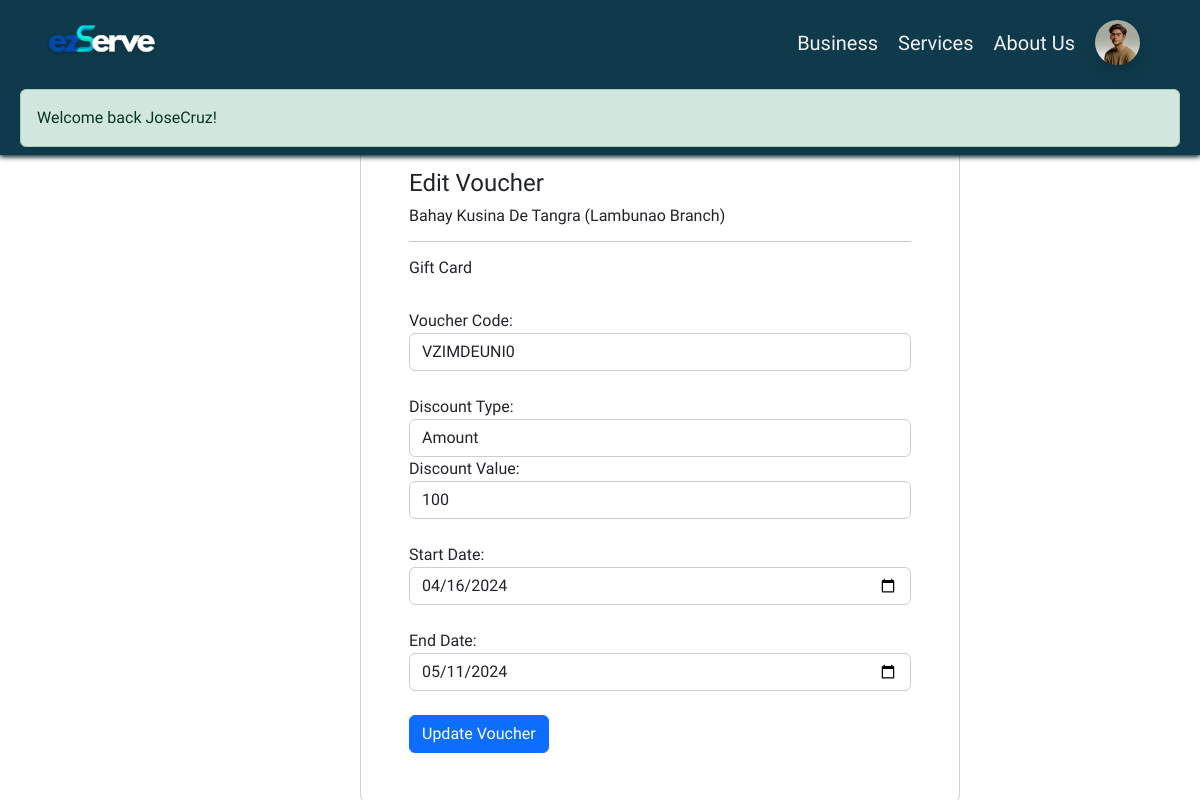
The page /?page=edit_voucher&id=292 (signed in) on the database as committed earlier.
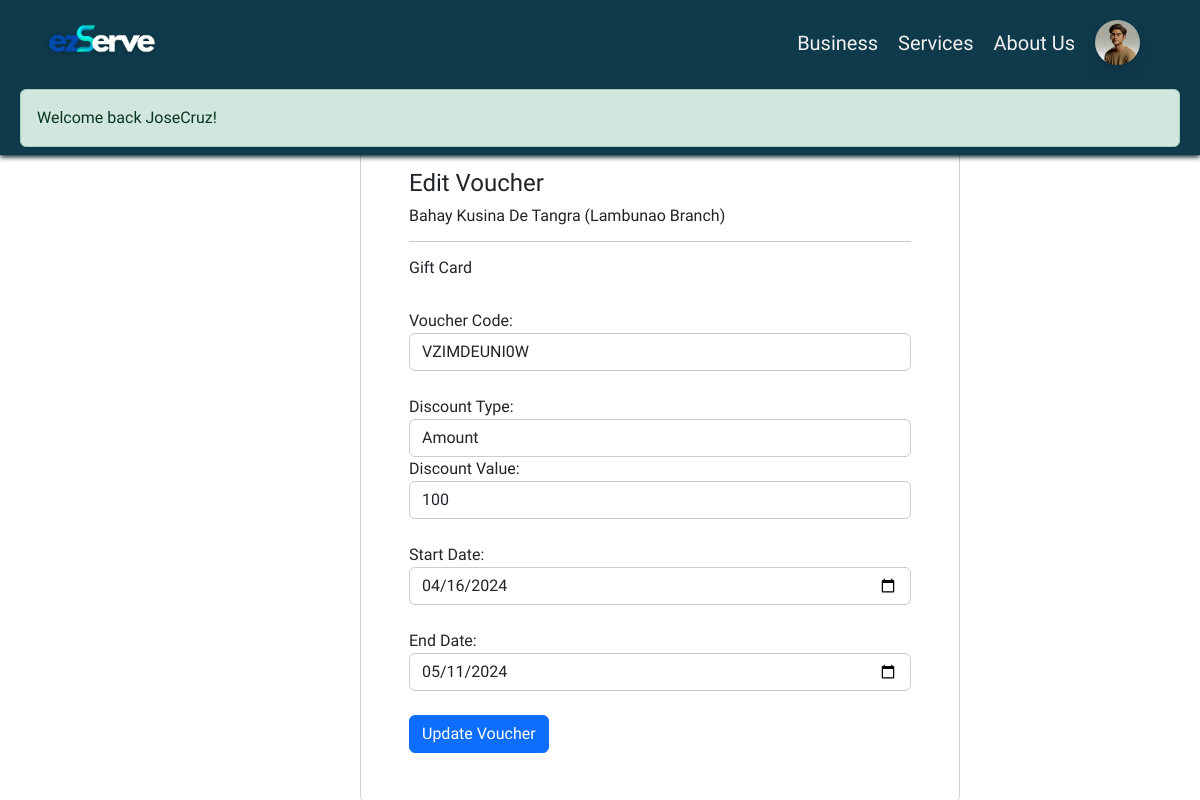
The same page on the database as committed later.
### tables this page shows
CREATE TABLE `voucher` (
  `voucherID` int(255) NOT NULL,
  `ownerID` int(11) NOT NULL,
  `businessCode` int(11) DEFAULT NULL,
  `branchCode` int(11) DEFAULT NULL,
  `packCode` int(11) NOT NULL,
  `voucherCode` varchar(200) NOT NULL,
  `voucherType` varchar(100) NOT NULL,
  `min_spend` int(100) NOT NULL,
  `discountValue` int(100) NOT NULL,
  `discountType` varchar(100) NOT NULL,
  `startDate` date NOT NULL,
  `endDate` date NOT NULL,
  `creationDate` date NOT NULL DEFAULT current_timestamp()
);

### app/functions/userFunction.php (called while the page is built, shortened)
<?php
function viewUser($userID) {
    global $DB;
    $usertype = $_SESSION[AUTH_TYPE];
    if ($usertype === 'client') {
        $query = $DB->prepare("SELECT * FROM client WHERE clientID = ?");
    } elseif ($usertype === 'business owner') {
        $query = $DB->prepare("SELECT * FROM business_owner WHERE ownerID = ?");
    } else {
        return null;
    }
    $query->bind_param("i", $userID);
    $query->execute();
    $result = $query->get_result();
    $user = $result->fetch_object();
    return $user;
}
?>

### index.php (called while the page is built, shortened)
<?php
	require 'functions.php';
	require 'page.php';
?>

### pages/edit_voucher.php (the view, shortened to what this page needs)
<?= element('owner_header') ?>
<?php
$voucherID = $_GET['id'];
$voucherDetails = $DB->query("SELECT * FROM voucher WHERE voucherID = '$voucherID'");
if ($voucherDetails->num_rows > 0) {
    $voucher = $voucherDetails->fetch_assoc();
}
$businessCode = $voucher["businessCode"];
$branchCode = $voucher["branchCode"];
$businessDetails = $DB->query("SELECT * FROM business  WHERE businessCode = '$businessCode'");
$business = $businessDetails->fetch_assoc();
$branchDetails = $DB->query("SELECT * FROM branches  WHERE branchCode = '$branchCode'");
$branch = $branchDetails->fetch_assoc();
$busName = isset($business["busName"]) ? $business["busName"] : "All Business";
$branchName = isset($branch["branchName"]) ? $branch["branchName"] : "";
?>
<div class="package-info" style="margin: 120px 0 0 30%">
    <div class="card p-5 bg-opacity-25 bg-white">
        <form action="?action=update_voucher" method="post">
            <h4>Edit Voucher</h4>
            <h6><?= $busName . ($branchName !== "" ? " (" . $branchName . ")" : "") ?></h6>
            <hr>
            <h6><?= $voucher["voucherType"] ?></h6><br>
            Voucher Code: <input type="text" name="voucherCode" class="form-control" value="<?= $voucher["voucherCode"] ?>"><br>
            Discount Type:
            <select name="discountType" class="form-control"required>
                <option value="amount" <?= ($voucher["discountType"] == "amount") ? "selected" : "" ?>>Amount</option>
            </select>
            Discount Value: <input type="text" name="discountValue" class="form-control" value="<?= $voucher["discountValue"] ?>"required><br>
            Start Date: <input type="date" name="startDate" class="form-control" value="<?= $voucher["startDate"] ?>"required><br>
            End Date: <input type="date" name="endDate" class="form-control" value="<?= $voucher["endDate"] ?>" required><br>
            <input type="submit" class="btn btn-primary" value="Update Voucher">
        </form>
    </div>
</div>

Rows that differ between the two databases and show on the page:
changed voucher "Gift Card": voucherCode "VZIMDEUNI0" → "VZIMDEUNI0W"
